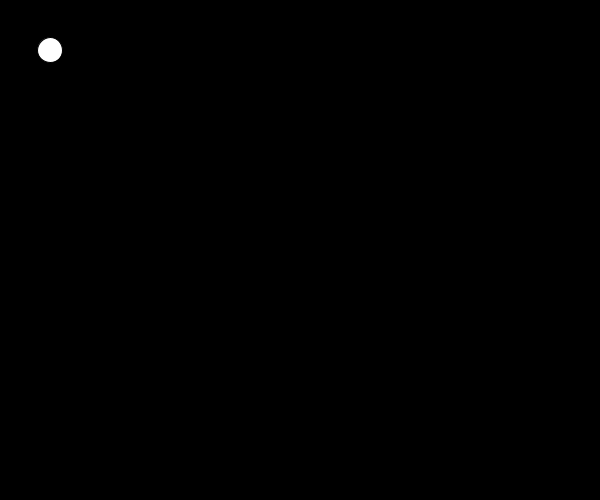
Frame 1 (no input)
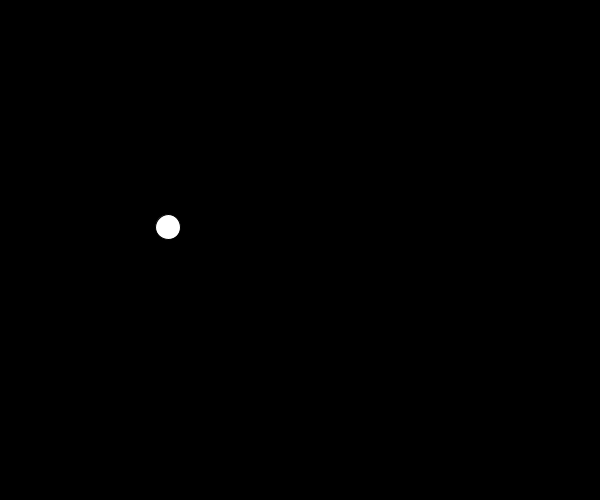
Frame 60 (the mouse pressed at the canvas centre just before this capture)
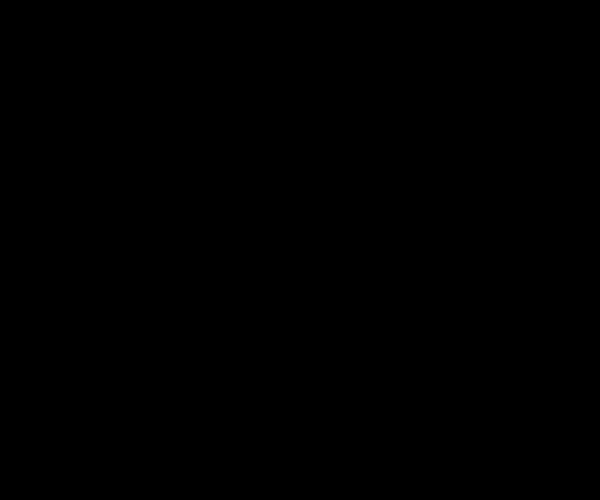
Frame 120 (the mouse held since frame 60 and released just before this capture)

The Processing sketch that drew these frames (run headless with seeded random() and noise(); from frame 60 on, the mouse is pressed at the canvas centre):

// Processing sketch: processing_103335
// ── processing_103335.pde

// Alex Chow
// 7/09/13
// Bouncing ball, that you can control



void setup(){
  size(600,500);
  background(0);
  frameRate(60);
}
int dx = 2;
int dy = 3;

int x = 50;
int y = 50;

void draw(){
  fill(255);// creates an elipse as target location
  background(0);
  ellipse(x,y, 25, 25);
  
 x = x + dx; // Where location of ball is
 y = y + dy; 
  
  if (mousePressed == true){
  x = mouseX + dx;
  y = mouseY + dy;// when mouse pressed the ball resets to mouse location
  }
 
  if (mousePressed == true)// erases other ball marks
  background(0); 
if ( x< 0 || x> 475){ // as long as The ball's cordinates are less then 475 it keeps going in that directions
    dx = -1 * dx;
  }
 if ( y < 0 || y > 475){ // ball changes direction if it would go over 475
    dy = -1 * dy;
 }

}
